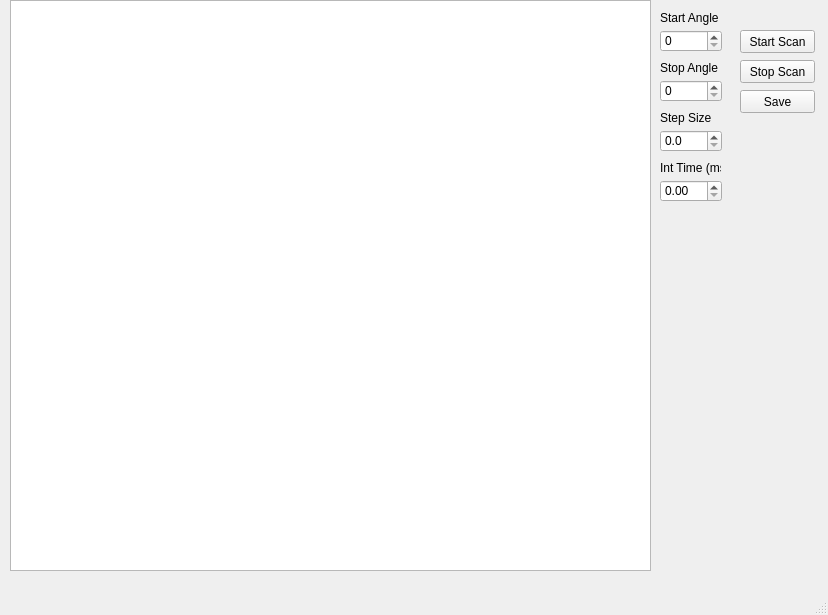
<?xml version="1.0" encoding="UTF-8"?>
<ui version="4.0">
 <class>MainWindow</class>
 <widget class="QMainWindow" name="MainWindow">
  <property name="geometry">
   <rect>
    <x>0</x>
    <y>0</y>
    <width>828</width>
    <height>615</height>
   </rect>
  </property>
  <property name="windowTitle">
   <string>MainWindow</string>
  </property>
  <widget class="QWidget" name="centralwidget">
   <widget class="QChartView" name="polar_plot">
    <property name="geometry">
     <rect>
      <x>10</x>
      <y>0</y>
      <width>641</width>
      <height>571</height>
     </rect>
    </property>
   </widget>
   <widget class="QDoubleSpinBox" name="start_angle">
    <property name="geometry">
     <rect>
      <x>660</x>
      <y>30</y>
      <width>62</width>
      <height>22</height>
     </rect>
    </property>
    <property name="decimals">
     <number>0</number>
    </property>
    <property name="maximum">
     <double>360.000000000000000</double>
    </property>
   </widget>
   <widget class="QDoubleSpinBox" name="stop_angle">
    <property name="geometry">
     <rect>
      <x>660</x>
      <y>80</y>
      <width>62</width>
      <height>22</height>
     </rect>
    </property>
    <property name="decimals">
     <number>0</number>
    </property>
    <property name="maximum">
     <double>360.000000000000000</double>
    </property>
   </widget>
   <widget class="QLabel" name="start_angle_label">
    <property name="geometry">
     <rect>
      <x>660</x>
      <y>10</y>
      <width>61</width>
      <height>16</height>
     </rect>
    </property>
    <property name="text">
     <string>Start Angle</string>
    </property>
   </widget>
   <widget class="QLabel" name="stop_angle_label">
    <property name="geometry">
     <rect>
      <x>660</x>
      <y>60</y>
      <width>61</width>
      <height>16</height>
     </rect>
    </property>
    <property name="text">
     <string>Stop Angle</string>
    </property>
   </widget>
   <widget class="QDoubleSpinBox" name="step_size">
    <property name="geometry">
     <rect>
      <x>660</x>
      <y>130</y>
      <width>62</width>
      <height>22</height>
     </rect>
    </property>
    <property name="decimals">
     <number>1</number>
    </property>
   </widget>
   <widget class="QLabel" name="step_size_label">
    <property name="geometry">
     <rect>
      <x>660</x>
      <y>110</y>
      <width>61</width>
      <height>16</height>
     </rect>
    </property>
    <property name="text">
     <string>Step Size</string>
    </property>
   </widget>
   <widget class="QDoubleSpinBox" name="int_time">
    <property name="geometry">
     <rect>
      <x>660</x>
      <y>180</y>
      <width>62</width>
      <height>22</height>
     </rect>
    </property>
    <property name="maximum">
     <double>100000.000000000000000</double>
    </property>
   </widget>
   <widget class="QLabel" name="int_time_label">
    <property name="geometry">
     <rect>
      <x>660</x>
      <y>160</y>
      <width>61</width>
      <height>16</height>
     </rect>
    </property>
    <property name="text">
     <string>Int Time (ms)</string>
    </property>
   </widget>
   <widget class="QPushButton" name="start_scan_button">
    <property name="geometry">
     <rect>
      <x>740</x>
      <y>30</y>
      <width>75</width>
      <height>23</height>
     </rect>
    </property>
    <property name="text">
     <string>Start Scan</string>
    </property>
   </widget>
   <widget class="QPushButton" name="save_scan_button">
    <property name="geometry">
     <rect>
      <x>740</x>
      <y>90</y>
      <width>75</width>
      <height>23</height>
     </rect>
    </property>
    <property name="text">
     <string>Save</string>
    </property>
   </widget>
   <widget class="QPushButton" name="stop_scan_button">
    <property name="geometry">
     <rect>
      <x>740</x>
      <y>60</y>
      <width>75</width>
      <height>23</height>
     </rect>
    </property>
    <property name="text">
     <string>Stop Scan</string>
    </property>
   </widget>
  </widget>
  <widget class="QMenuBar" name="menubar">
   <property name="geometry">
    <rect>
     <x>0</x>
     <y>0</y>
     <width>828</width>
     <height>21</height>
    </rect>
   </property>
  </widget>
  <widget class="QStatusBar" name="statusbar"/>
 </widget>
 <customwidgets>
  <customwidget>
   <class>QChartView</class>
   <extends>QGraphicsView</extends>
   <header location="global">qtpy.QtCharts</header>
  </customwidget>
 </customwidgets>
 <resources/>
 <connections/>
</ui>
